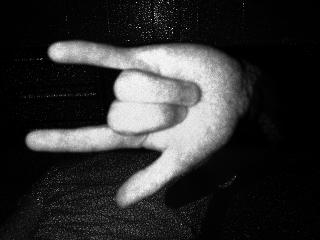
#> input picture Final_DEMO/Input_image.png, 320 x 240 px
$ python -i Preprocessing.py   (imports and definitions only)
#> lines starting #> are read from the running program, lines starting #| are printed output that depends on the picture; after the words box and inside, x2 and y2 are one past the last pixel; in counts of white or black regions, pixels touching at a corner belong together
"""
Created on Friday Apr 07 00:15:00 2023

@author: Gabriela Hilario Acuapan & Luis Alberto Pineda Gómez
File: Preprocessing.py
Comments: Preprocessing of images.
            ------------------------- Steps --------------------------
            (1) Binarize the loaded image
            (2) Obtain and draw the contours of the image
            (3) Crop of the image
            (4) Resize of the image to the standard 200 x 200 pixels
            (5) Save all the images in the standard size
"""

# --- IMPORT LIBRARIES ---
import numpy
import numpy as np
import cv2 as cv

def img_prepro():
    # LOAD THE INPUT IMAGE
    image = cv.imread('Input_image.png', cv.IMREAD_GRAYSCALE)
#> image is the input picture: shape (240, 320); min 0, max 255, mean 48.2

    # WE EVALUATE IF THE IMAGE LOADED IS AN IMAGE TYPE
    if type(image) is numpy.ndarray:
        original = image.copy()

        # (1) ----- BINARIZE THE IMAGE -----
        threshold_value, threshold = cv.threshold(image, 128, 255, cv.THRESH_BINARY)
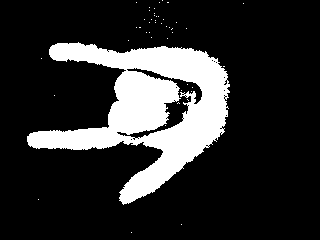
#> threshold: shape (240, 320); 18.3% white; 46 white regions (45 under 20 px)
        # (2.1) ----- FIND THE CONTOURS OF THE CURRENT IMAGE
        contours, hierarchy = cv.findContours(threshold, cv.RETR_LIST, cv.CHAIN_APPROX_SIMPLE)
#> contours = 73 contours, 71 with area under 20; largest, box (x1, y1, x2, y2) and area: (27, 42, 230, 205) 14730, (116, 67, 203, 139) 1332

        # (2.2) ----- DRAWING THE CONTOURS OF THE IMAGE ----
        image_color = cv.cvtColor(image, cv.COLOR_GRAY2BGR)
        copy = image_color.copy()  # This copy of the color image is used for the bounding rectangle.
        cv.drawContours(image_color, contours, -1, (255, 0, 0), 2)
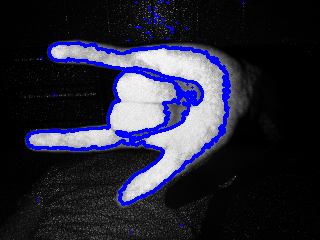
#> image_color: shape (240, 320, 3); 6.48% of pixels changed, all inside (x1, y1, x2, y2) = (26, 0, 245, 234)

        value = 0
        num = 0
        for contour in range(len(contours)):
            if len(contours[contour]) > value:
                num = contour
                value = len(contours[contour])
            else:
                pass
#> this loop made 73 passes
#> value on passes 1, 4, 5, 32, 34, 41: 1, 4, 6, 8, 253, 555
#> after the loop, num = 40; value = 555
        # (2.3) ----- BOUNDING RECTANGLE ----
        x, y, w, h = cv.boundingRect(contours[num])
#> x = 27; y = 42; w = 203; h = 163

        # (2.4) ----- DRAW THE BOUNDING RECTANGLE ---
        cv.rectangle(copy, (x, y), (x + w, y + h), (0, 0, 255), 2)
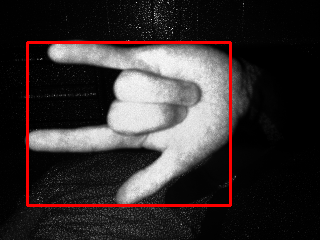
#> copy: shape (240, 320, 3); 2.85% of pixels changed, all inside (x1, y1, x2, y2) = (26, 41, 232, 207)
        print(x, y, w, h)
#| 27 42 203 163

        # (3) ----- CROPPING OFF THE IMAGE -----
        boundrie = 10
        if x <= 10:
            crop = original[y:y + h, x:x + w]
        else:
            crop = original[y - boundrie:y + h + boundrie, x - boundrie:x + w + boundrie]
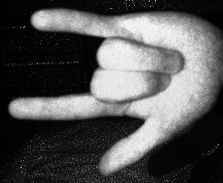
#> crop: shape (183, 223); min 0, max 255, mean 84.2
        print("The dimensions of the cropped image are: ", np.shape(crop))
#| The dimensions of the cropped image are:  (183, 223)

        # (4) ----- RESIZE OF THE IMAGE -----
        height = 200
        width = 200
        dim = (height, width)
        frame = cv.resize(crop, dim, interpolation=cv.INTER_AREA) # Resize of the cropped image
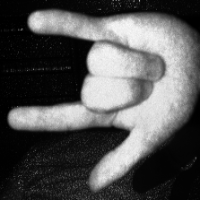
#> frame: shape (200, 200); min 0, max 251, mean 84.1
        print("The dimensions of the new resized image are:,", np.shape(frame))
#| The dimensions of the new resized image are:, (200, 200)

        cv.imshow('RESIZED IMAGE', frame)
        cv.waitKey(0)
        cv.destroyAllWindows()

        save = input()
#> the answer given: out.png
        if save == 's':
            cv.imwrite('Resized_image.png', frame)
            print("Saved frame")
        else:
            print('Try again!')


>>> result = img_prepro()
